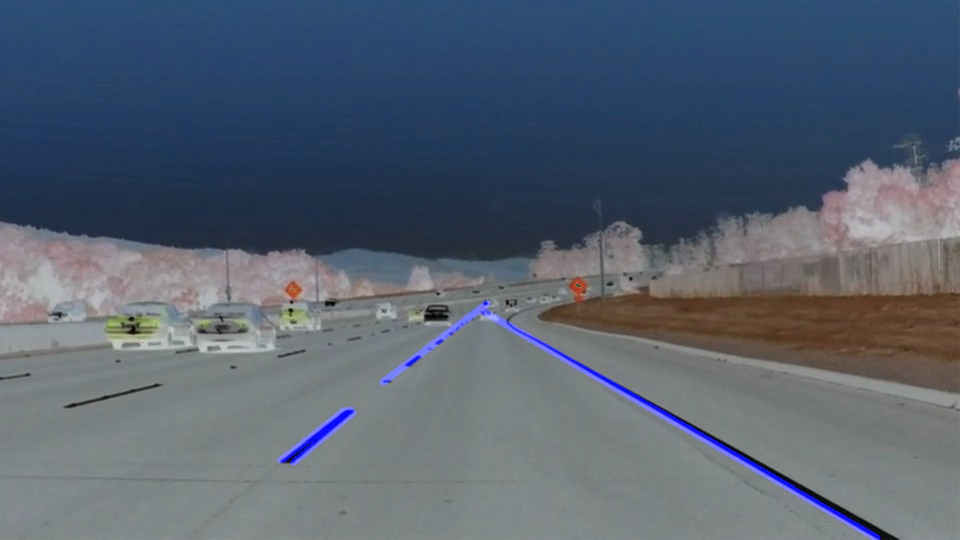
#> input picture test_images_with_lines/solidWhiteCurve_lines.jpg, 960 x 540 px, given in place of solidWhiteRight.jpg, which was not available
$ jupyter execute --allow-errors P1.ipynb   (shell and % lines are left out)   (text cells are left out)
#> lines starting #> are read from the running program, lines starting #| are printed output that depends on the picture; after the words box and inside, x2 and y2 are one past the last pixel; in counts of white or black regions, pixels touching at a corner belong together; pictures that were not available may be replaced by others from this repository, and a replacement may not be noted
[cell 1]
#importing some useful packages
import matplotlib.pyplot as plt
import matplotlib.image as mpimg
import numpy as np
import cv2

[cell 2]
#reading in an image
image = mpimg.imread('test_images/solidWhiteRight.jpg')
#> image is the input picture: shape (540, 960, 3); mean R, G, B 86.3, 97.3, 111.9
#printing out some stats and plotting
print('This image is:', type(image), 'with dimesions:', image.shape)
#| This image is: <class 'numpy.ndarray'> with dimesions: (540, 960, 3)
plt.imshow(image)  #call as plt.imshow(gray, cmap='gray') to show a grayscaled image

[cell 3]
import math

def grayscale(img):
    """Applies the Grayscale transform
    This will return an image with only one color channel
    but NOTE: to see the returned image as grayscale
    you should call plt.imshow(gray, cmap='gray')"""
    return cv2.cvtColor(img, cv2.COLOR_BGR2GRAY)

def canny(img, low_threshold, high_threshold):
    """Applies the Canny transform"""
    return cv2.Canny(img, low_threshold, high_threshold)

def gaussian_blur(img, kernel_size):
    """Applies a Gaussian Noise kernel"""
    return cv2.GaussianBlur(img, (kernel_size, kernel_size), 0)

def region_of_interest(img, vertices):
    """
    Applies an image mask.

    Only keeps the region of the image defined by the polygon
    formed from `vertices`. The rest of the image is set to black.
    """
    #defining a blank mask to start with
    mask = np.zeros_like(img)

    #defining a 3 channel or 1 channel color to fill the mask with depending on the input image
    if len(img.shape) > 2:
        channel_count = img.shape[2]  # i.e. 3 or 4 depending on your image
        ignore_mask_color = (255,) * channel_count
    else:
        ignore_mask_color = 255

    #filling pixels inside the polygon defined by "vertices" with the fill color
    cv2.fillPoly(mask, vertices, ignore_mask_color)

    #returning the image only where mask pixels are nonzero
    masked_image = cv2.bitwise_and(img, mask)
    return masked_image

def get_limits_for_slope(lines):

    slope_list = []
    slope_neg = []
    slope_pos = []

    for line in lines:
        for x1,y1,x2,y2 in line:
            slope = (y2-y1)/(x2-x1)
            if not math.isinf(slope):
                slope_list.append(slope)
                if slope<0:
                    slope_neg.append(slope)
                if slope>0:
                    slope_pos.append(slope)

    if len(slope_pos)>0:
        hist, bin_edges = np.histogram(slope_pos, bins=5)
        # use bin edge before most slopes as boundary
        upper_slope_limit = bin_edges[hist.argmax()]
    else:
        upper_slope_limit = 0.6 # use value if histogram couldn't be calculated

    if len(slope_neg)>0:
        hist, bin_edges = np.histogram(np.absolute(slope_neg), bins=5)
        # use bin edge before most slopes as boundary
        lower_slope_limit = -bin_edges[hist.argmax()]
    else:
        lower_slope_limit = -0.6 # use value if histogram couldn't be calculated

    return upper_slope_limit, lower_slope_limit

def draw_lines(img, lines, color=[255, 0, 0], thickness=2):

    (upper_slope_limit, lower_slope_limit) = get_limits_for_slope(lines)

    for line in lines:
        for x1,y1,x2,y2 in line:
            slope = (y2-y1)/(x2-x1)
            # only allowing lines with a certain slope
            if not math.isinf(slope):
                if slope>upper_slope_limit or slope<lower_slope_limit:
                    cv2.line(img, (x1, y1), (x2, y2), color, thickness)

# [39 lines left out: function draw_lane, not called in this run]

def hough_lines(img, rho, theta, threshold, min_line_len, max_line_gap, full_lanes=True):
    """
    `img` should be the output of a Canny transform.

    Returns an image with hough lines drawn.
    """
    lines = cv2.HoughLinesP(img, rho, theta, threshold, np.array([]), minLineLength=min_line_len, maxLineGap=max_line_gap)
    line_img = np.zeros((*img.shape, 3), dtype=np.uint8)
    if full_lanes:
        draw_lane(line_img, lines, thickness = 10)
    else:
        draw_lines(line_img, lines, thickness = 5)
    return line_img

# Python 3 has support for cool math symbols.

def weighted_img(img, initial_img, α=0.8, β=1., λ=0.):
    """
    `img` is the output of the hough_lines(), An image with lines drawn on it.
    Should be a blank image (all black) with lines drawn on it.

    `initial_img` should be the image before any processing.

    The result image is computed as follows:

    initial_img * α + img * β + λ
    NOTE: initial_img and img must be the same shape!
    """
    return cv2.addWeighted(initial_img, α, img, β, λ)

[cell 4]
def plot_image(image, title, debug_mode):
    if debug_mode:
        fig = plt.figure()
        plt.imshow(image, cmap='gray')
        plt.title(title)

def detect_lanes(image, debug_mode = False, full_lanes = True):
    """
    select between lines and full lane plotting through `full_lanes`
    """

    image_gray = grayscale(image)

    # gaussian smoothing
    kernel_size = 5
    image_blured = gaussian_blur(image_gray, kernel_size)
    plot_image(image_blured, 'blured image', debug_mode)

    # Canny Edge Detection
    low_threshold = 50
    high_threshold = 150
    image_edges = canny(image_blured, low_threshold, high_threshold)
    plot_image(image_edges, 'edges using canny', debug_mode)

    # mask image
    imshape = image.shape
    vertices = np.array([[(0,imshape[0]),(450, 290), (490, 290), (imshape[1],imshape[0])]], dtype=np.int32)
    masked_image = region_of_interest(image, vertices)
    plot_image(masked_image, 'masked image', debug_mode)

    # mask edges
    masked_edges = region_of_interest(image_edges, vertices)
    plot_image(masked_edges, 'masked edges', debug_mode)

    # draw lines
    rho = 2 # distance resolution in pixels of the Hough grid
    theta = np.pi/180 # angular resolution in radians of the Hough grid
    threshold = 80     # minimum number of votes (intersections in Hough grid cell)
    min_line_len = 60  #minimum number of pixels making up a line
    max_line_gap = 30    # maximum gap in pixels between connectable line segments
    line_image = hough_lines(masked_edges, rho, theta, threshold, min_line_len, max_line_gap, full_lanes = full_lanes)
    plot_image(line_image, 'lines after hough transformation', debug_mode)

    image_overleigh = weighted_img(line_image, image)

    return image_overleigh


if __name__ == '__main__':

    path_pic = 'test_images/solidWhiteRight.jpg'

    #reading in an image
    image = (mpimg.imread(path_pic)*255).astype('uint8')
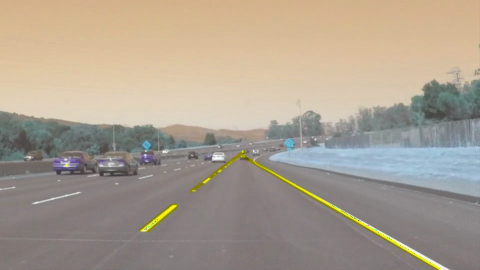
#> image: shape (540, 960, 3) (shown at 1/2 size); mean R, G, B 169.6, 158.7, 144.1

    image_overleigh = detect_lanes(image, debug_mode = False, full_lanes = False)
#> in grayscale, `return cv2.cvtColor(img, cv2.COLOR_BGR2GRAY)`:
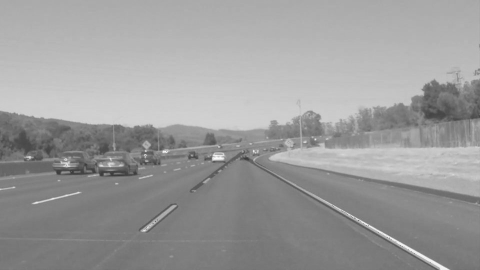
#> returned value: shape (540, 960) (shown at 1/2 size); min 0, max 254, mean 155.5
#> in canny, `return cv2.Canny(img, low_threshold, high_threshold)`:
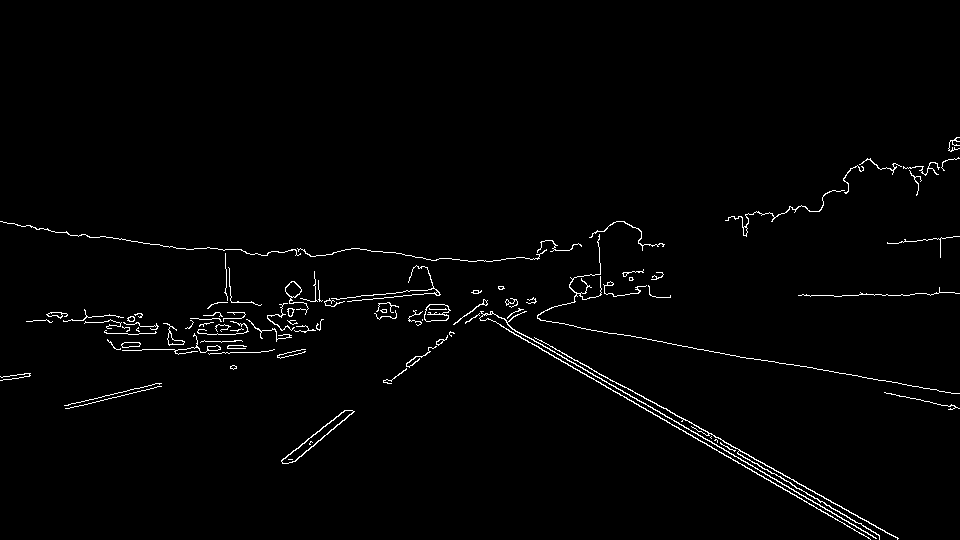
#> returned value: shape (540, 960); 1.6% white in thin lines or dots, all inside (x1, y1, x2, y2) = (0, 137, 960, 540)
#> in region_of_interest, `cv2.fillPoly(mask, vertices, ignore_mask_color)`:
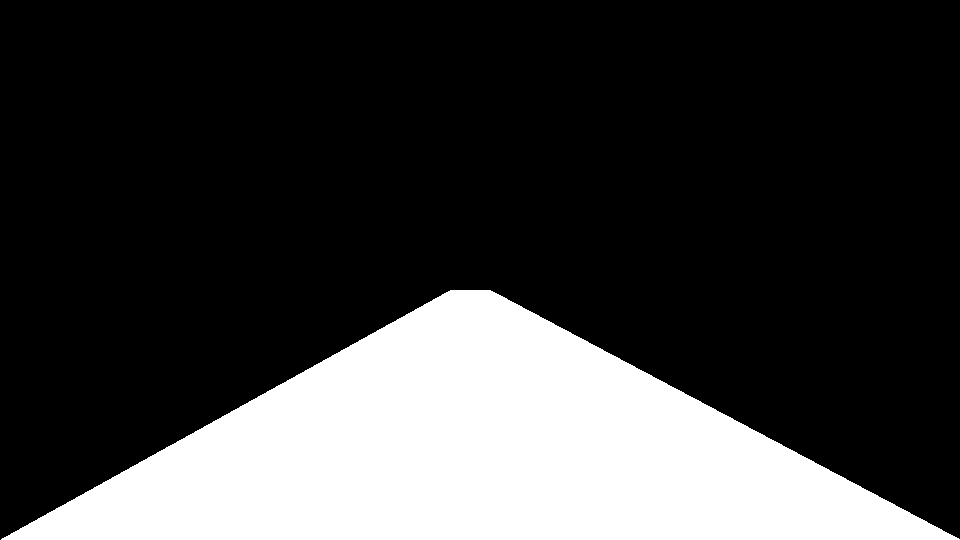
#> mask: shape (540, 960, 3); 24.2% white; 1 white region, box (x1, y1, x2, y2) and area: (1, 290, 960, 540) 125210
#> in region_of_interest (call 2), `masked_image = cv2.bitwise_and(img, mask)`:
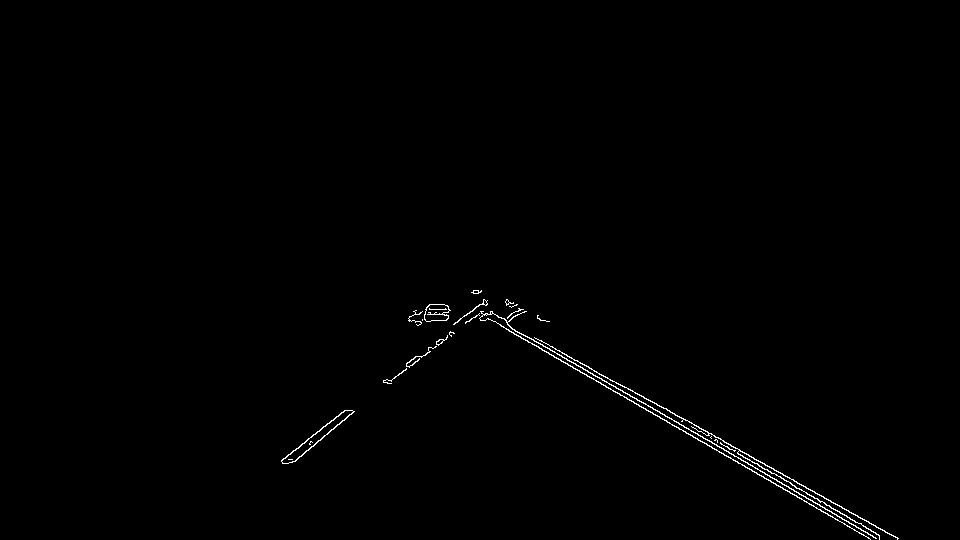
#> masked_image: shape (540, 960); 0.55% white in thin lines or dots, all inside (x1, y1, x2, y2) = (281, 290, 899, 540)
#> in hough_lines, `lines = cv2.HoughLinesP(img, rho, theta, threshold, np.array([]), minL..`: lines = 15 rows, first 6: [473, 310, 870, 539], [476, 307, 879, 539], [477, 306, 646, 399], [639, 394, 820, 502], [656, 403, 765, 465], [291, 462, 354, 411]
#> the loop in get_limits_for_slope, `for line in lines:` made 15 passes
#> after the loop in get_limits_for_slope, `for line in lines:`: slope_list = [0.577, 0.576, 0.55, 0.597, 0.569, -0.81, 0.568, -0.719, -0.781, 0.577, 0.577, 0.578, 0.553, 0, -0.836]; slope_neg = [-0.81, -0.719, -0.781, -0.836]; slope_pos = [0.577, 0.576, 0.55, 0.597, 0.569, 0.568, 0.577, 0.577, 0.578, 0.553]
#> in get_limits_for_slope, `hist, bin_edges = np.histogram(slope_pos, bins=5)`: hist = [2, 2, 5, 0, 1]; bin_edges = [0.55, 0.56, 0.569, 0.578, 0.587, 0.597]
#> in get_limits_for_slope, `upper_slope_limit = bin_edges[hist.argmax()]`: upper_slope_limit = 0.569
#> in get_limits_for_slope, `hist, bin_edges = np.histogram(np.absolute(slope_neg), bins=5)`: hist = [1, 0, 1, 1, 1]; bin_edges = [0.719, 0.742, 0.766, 0.789, 0.813, 0.836]
#> in get_limits_for_slope, `lower_slope_limit = -bin_edges[hist.argmax()]`: lower_slope_limit = -0.719
#> in draw_lines, `(upper_slope_limit, lower_slope_limit) = get_limits_for_slope(lines)`: upper_slope_limit = 0.569; lower_slope_limit = -0.719
#> the loop in draw_lines, `for line in lines:` made 15 passes
#> after the loop in draw_lines, `for line in lines:`:
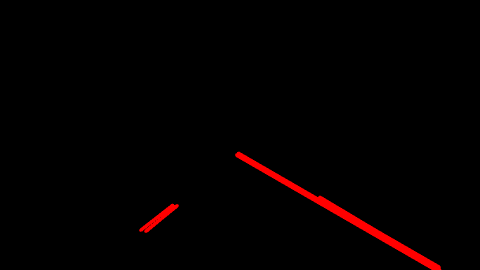
#> img: shape (540, 960, 3) (shown at 1/2 size); mean of channels 0, 1, 2 3.9, 0, 0; drawn as R, G, B
#> in weighted_img, `return cv2.addWeighted(initial_img, α, img, β, λ)`:
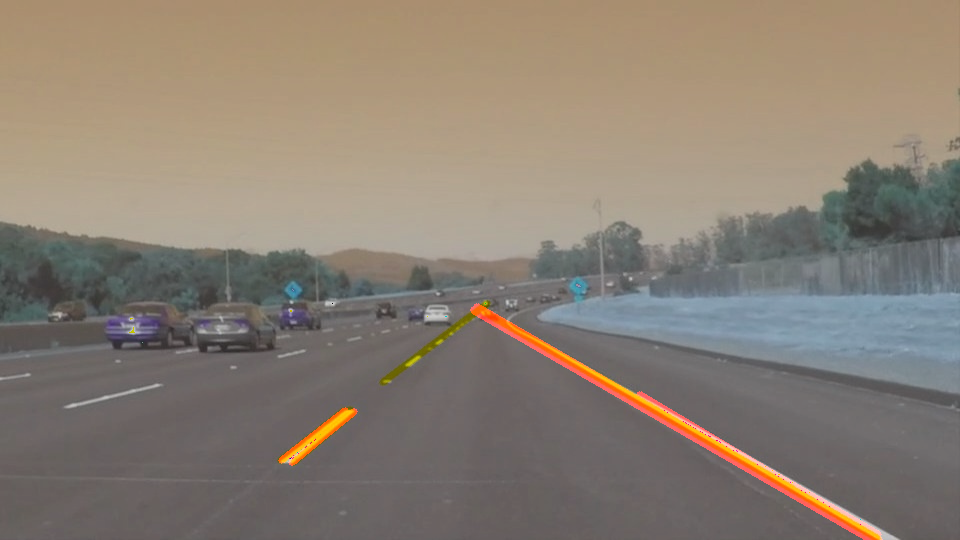
#> returned value: shape (540, 960, 3); mean of channels 0, 1, 2 137.5, 126.9, 115.3; drawn as R, G, B

    fig = plt.figure()
    plt.imshow(image_overleigh)
    plt.title('overleigh: ' + path_pic)

[cell 5]
import os
lst_pics = os.listdir("test_images/")

for p in lst_pics:
    if not p=='.DS_Store':
        path_pic = "test_images/" + p
        image = (mpimg.imread(path_pic)*255).astype('uint8')

        print(p + ' to be saved as '+ p.replace('.jpg','_lines.jpg'))

        image_overleigh = detect_lanes(image, debug_mode = False, full_lanes = False)
#> the loop in get_limits_for_slope (call 2), `for line in lines:` made 15 passes
#> the loop in draw_lines (call 2), `for line in lines:` made 15 passes

$ run again, on test_images_with_lines/solidYellowLeft_lines.jpg
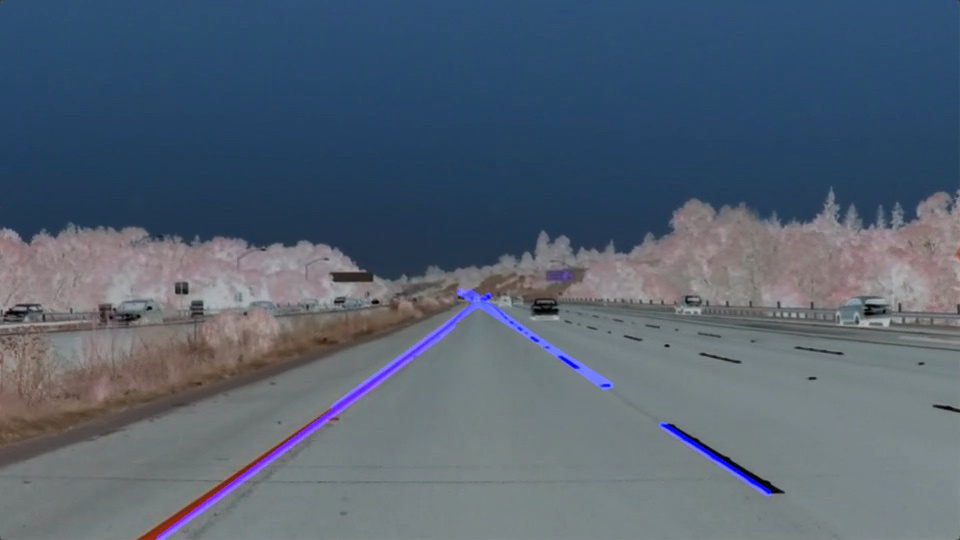
#> input picture test_images_with_lines/solidYellowLeft_lines.jpg, 960 x 540 px, given in place of solidWhiteRight.jpg, which was not available
#> image is the input picture: shape (540, 960, 3); mean R, G, B 84.3, 97.9, 113.8
#| This image is: <class 'numpy.ndarray'> with dimesions: (540, 960, 3)
#> mask: shape (540, 960, 3); 24.2% white; 1 white region, box (x1, y1, x2, y2) and area: (1, 290, 960, 540) 125210
#> in region_of_interest (call 2), `masked_image = cv2.bitwise_and(img, mask)`:
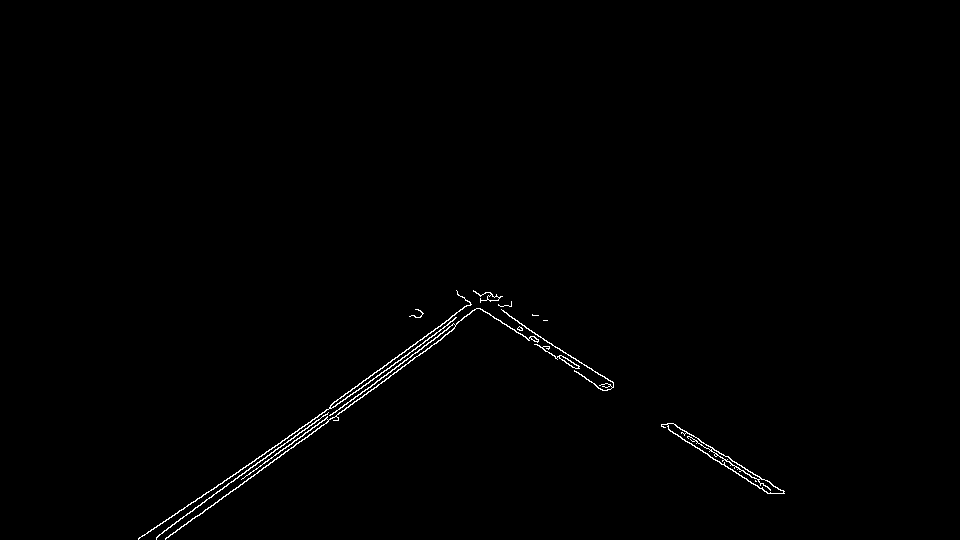
#> masked_image: shape (540, 960); 0.61% white in thin lines or dots, all inside (x1, y1, x2, y2) = (138, 290, 785, 540)
#> lines = 20 rows, first 6: [156, 537, 443, 328], [331, 404, 485, 292], [256, 469, 417, 352], [213, 489, 330, 407], [165, 539, 500, 296], [686, 431, 782, 493]
#> the loop in get_limits_for_slope, `for line in lines:` made 20 passes
#> after the loop in get_limits_for_slope, `for line in lines:`: slope_list = [-0.728, -0.727, -0.727, -0.701, -0.725, 0.646, 0.653, 0.67, 0.624, -0.699, 0.622, -0.727, 0.603, 0.622, -0.704, 0.596, -0.702, -0.714, 0.6, -0.727]; slope_neg = [-0.728, -0.727, -0.727, -0.701, -0.725, -0.699, -0.727, -0.704, -0.702, -0.714, -0.727]; slope_pos = [0.646, 0.653, 0.67, 0.624, 0.622, 0.603, 0.622, 0.596, 0.6]
#> in get_limits_for_slope, `hist, bin_edges = np.histogram(slope_pos, bins=5)`: hist = [3, 3, 0, 2, 1]; bin_edges = [0.596, 0.611, 0.626, 0.64, 0.655, 0.67]
#> in get_limits_for_slope, `upper_slope_limit = bin_edges[hist.argmax()]`: upper_slope_limit = 0.596
#> in get_limits_for_slope, `hist, bin_edges = np.histogram(np.absolute(slope_neg), bins=5)`: hist = [4, 0, 1, 0, 6]; bin_edges = [0.699, 0.705, 0.711, 0.717, 0.722, 0.728]
#> in get_limits_for_slope, `lower_slope_limit = -bin_edges[hist.argmax()]`: lower_slope_limit = -0.722
#> in draw_lines, `(upper_slope_limit, lower_slope_limit) = get_limits_for_slope(lines)`: upper_slope_limit = 0.596; lower_slope_limit = -0.722
#> the loop in draw_lines, `for line in lines:` made 20 passes
#> in weighted_img, `return cv2.addWeighted(initial_img, α, img, β, λ)`:
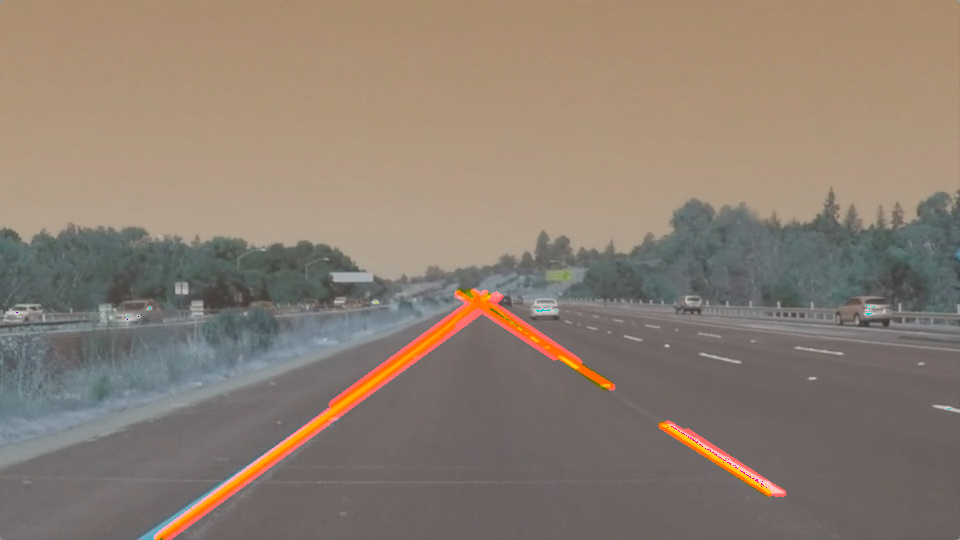
#> returned value: shape (540, 960, 3); mean of channels 0, 1, 2 140.2, 126.4, 113.8; drawn as R, G, B
#> the loop in get_limits_for_slope (call 2), `for line in lines:` made 20 passes
#> the loop in draw_lines (call 2), `for line in lines:` made 20 passes
